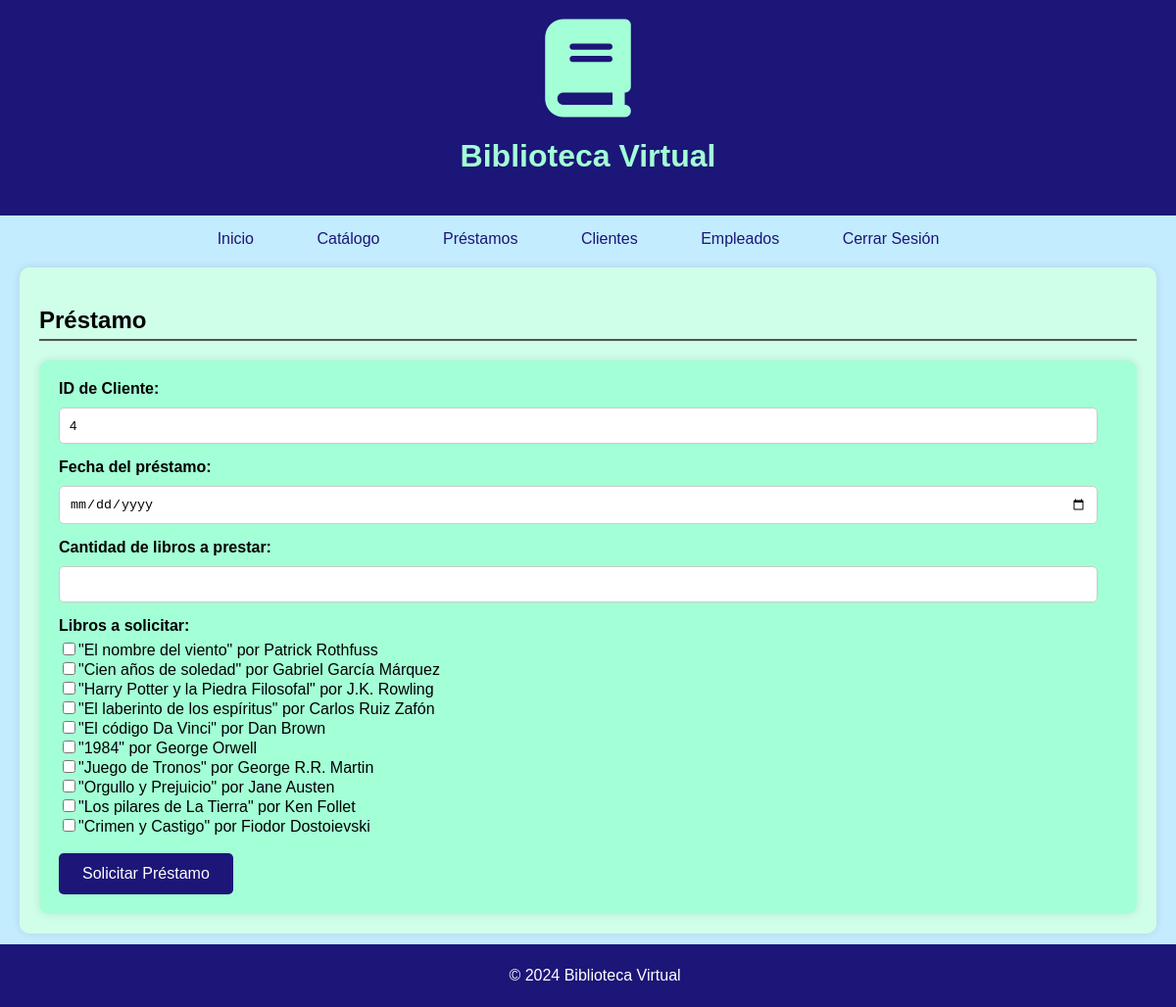
Screenshot of /realizarPrestamo.php (signed in) with the database file from the repository.
### tables this page shows
CREATE TABLE `libro` (
  `ISBN` int(8) NOT NULL,
  `titulo` varchar(255) NOT NULL,
  `autor` varchar(255) NOT NULL,
  `editorial` varchar(255) NOT NULL,
  `categoria` varchar(255) NOT NULL,
  `ejemplaresDisponibles` int(11) NOT NULL
);

### realizarPrestamo.php (the view, shortened to what this page needs)
<!DOCTYPE html>
<html lang="es">
    <head>
        <link rel="stylesheet" href="assets/style.css">
    </head>
    <body>
        <?php
            include('assets/menu.php');
            $list = new Database();
        ?>
        <article class="Prestamo">
            <h1 id="Prestamo">Préstamo</h1>
            <main>
                <form action="prestamo.php" method="POST">
                    <label for="idCliente">ID de Cliente:</label>
                    <input type="number" id="idCliente" name="idCliente" required="" readonly="" value="<?php echo $_SESSION['id']; ?>">
                    <label for="fecha">Fecha del préstamo:</label>
                    <input type="date" name="fecha" id="fecha" min="<?php echo date("Y-m-d"); ?>">
                    <label for="itemCount">Cantidad de libros a prestar:</label>
                    <input type="number" name="itemCount" id="itemCount" min="1" required="">
                    <label>Libros a solicitar:</label>
                    <?php
                        $libros = $list->mostrarElementos('libro');
                        while($row = mysqli_fetch_object($libros)){
                            $isbn = $row->ISBN;
                            $titulo = $row->titulo;
                            $autor = $row-> autor;
                            $cantidad = $row->ejemplaresDisponibles;
                            if ($cantidad != 0) {
                                echo "<input type='checkbox' class='itemCheckbox' name='$isbn' id='$isbn'>&quot;$titulo&quot; por $autor <br>";
                            }
                        }
                    ?>
                    <br>
                    <button type="submit" class="submit" name="prestamo">Solicitar Préstamo</button>
                </form>
            </main>
        </article>
    </body>
</html>

### assets/style.css (style rules this page uses)
:root { --navy: #1C1678; --lightBlue: #c3ecff; --mint: #A3FFD6; --clearColor: #cfffe9; }
body { font-family: Arial, sans-serif; margin: 0; padding: 0; background-color: var(--lightBlue); }
article { background-color: var(--clearColor); margin: 20px 20px 75px 20px; padding: 20px; border-radius: 10px; box-shadow: 0 0 10px rgba(0, 0, 0, 0.1); }
article h1 { border-bottom: 2px solid #545454; padding-bottom: 5px; }
article main { margin-top: 10px; }
form { margin-top: 20px; background-color: var(--mint); padding: 20px; border-radius: 10px; box-shadow: 0 0 10px rgba(0, 0, 0, 0.1); }
label { display: block; margin-bottom: 5px; font-weight: bold; }
input[type = "text"], input[type = "number"], input[type = "date"], input[type = "email"], input[type = "password"], select { width: calc(100% - 20px); padding: 10px; margin-top: 5px; margin-bottom: 15px; border: 1px solid #ccc; border-radius: 5px; box-sizing: border-box; }
.submit { text-decoration: none; background-color: var(--navy); color: white; padding: 12px 24px; border: none; border-radius: 5px; cursor: pointer; font-size: 16px; transition: background-color 0.3s ease; }

### rows the page displays
libro: titulo "El nombre del viento", autor "Patrick Rothfuss"
libro: titulo "Cien años de soledad", autor "Gabriel García Márquez"
libro: titulo "Harry Potter y la Piedra Filosofal", autor "J.K. Rowling"
libro: titulo "El laberinto de los espíritus", autor "Carlos Ruiz Zafón"
libro: titulo "El código Da Vinci", autor "Dan Brown"
libro: titulo "1984", autor "George Orwell"
libro: titulo "Juego de Tronos", autor "George R.R. Martin"
libro: titulo "Orgullo y Prejuicio", autor "Jane Austen"
libro: titulo "Los pilares de La Tierra", autor "Ken Follet"
libro: titulo "Crimen y Castigo", autor "Fiodor Dostoievski"
